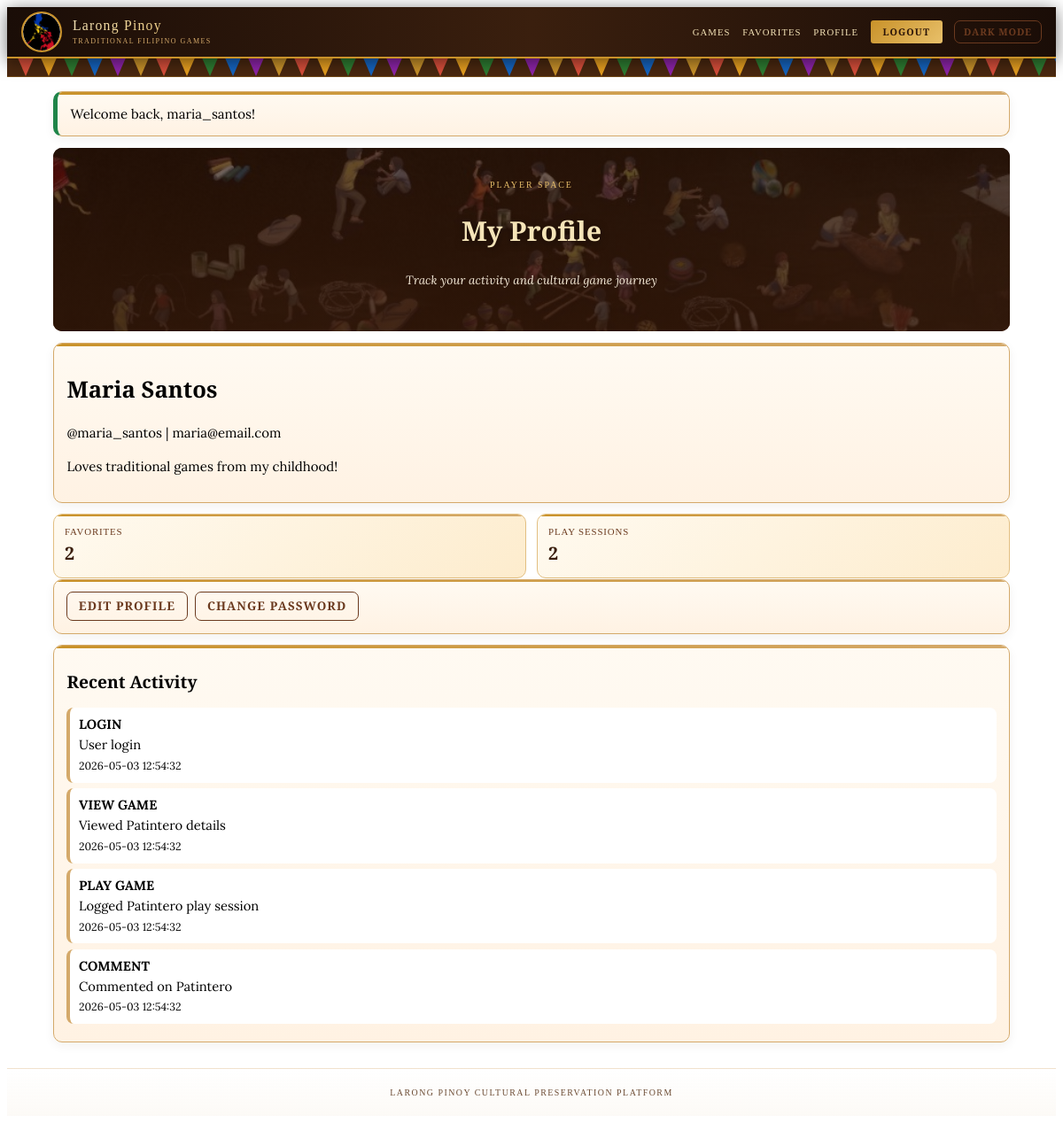
Page /user/profile.php (signed in) on the committed database.
### tables this page shows
CREATE TABLE User_Activity_Log (
    activity_id INT AUTO_INCREMENT PRIMARY KEY,
    user_id INT NOT NULL,
    activity_type ENUM('login', 'view_game', 'play_game', 'comment', 'favorite', 'share') NOT NULL,
    game_id INT,
    details TEXT,
    activity_date TIMESTAMP DEFAULT CURRENT_TIMESTAMP,
    FOREIGN KEY (user_id) REFERENCES User_Account(user_id) ON DELETE CASCADE,
    FOREIGN KEY (game_id) REFERENCES Traditional_Game(game_id)
);

### includes/functions.php (called while the page is built, shortened)
<?php
function h(string $value): string { return htmlspecialchars($value, ENT_QUOTES, 'UTF-8'); }

### user/profile.php (the view, shortened to what this page needs)
<?php
require_once __DIR__ . '/../includes/functions.php';
$user = currentUser();
$stmt = $pdo->prepare('SELECT * FROM vw_User_Profile WHERE user_id=?'); $stmt->execute([$user['user_id']]); $profile = $stmt->fetch();
$activities = $pdo->prepare('SELECT activity_type, details, activity_date FROM User_Activity_Log WHERE user_id=? ORDER BY activity_date DESC LIMIT 6');
$activities->execute([$user['user_id']]);
$recent = $activities->fetchAll();
$pageTitle='My Profile'; include __DIR__ . '/../includes/header.php';
?>
<section class="games-page-header">
  <div class="games-eyebrow">Player Space</div>
  <h1 class="games-title">My Profile</h1>
  <p class="games-sub">Track your activity and cultural game journey</p>
</section>
<section class="panel">
  <h1><?php echo h(($profile['first_name'] ?? '') . ' ' . ($profile['last_name'] ?? '')); ?></h1>
  <p>@<?php echo h($profile['username']); ?> | <?php echo h($profile['email']); ?></p>
  <p><?php echo h($profile['bio'] ?? 'No bio yet.'); ?></p>
</section>
<section class="grid-2">
  <article class="stat-card"><div class="stat-title">Favorites</div><div class="stat-value"><?php echo (int)$profile['favorites_count']; ?></div></article>
  <article class="stat-card"><div class="stat-title">Play Sessions</div><div class="stat-value"><?php echo (int)$profile['total_sessions']; ?></div></article>
</section>
<section class="panel quick-links"><a class="btn btn-outline" href="/larong_pinoy/user/edit_profile.php">Edit Profile</a> <a class="btn btn-outline" href="/larong_pinoy/user/change_password.php">Change Password</a></section>
<section class="panel">
  <h2>Recent Activity</h2>
  <?php foreach ($recent as $item): ?>
    <div class="timeline-item">
      <strong><?php echo h(str_replace('_', ' ', strtoupper($item['activity_type']))); ?></strong>
      <div><?php echo h($item['details'] ?? ''); ?></div>
      <small><?php echo h($item['activity_date']); ?></small>
    </div>
  <?php endforeach; ?>
</section>
<?php include __DIR__ . '/../includes/footer.php'; ?>

### css/common.css (style rules this page uses)
:root { --brown-dark: #2a1408; --brown-mid: #4a2810; --brown-light: #6b4a32; --gold: #c9922a; --gold-light: #e8c06a; --gold-pale: #f5e4b8; --brass: #b08d4a; --tan: #d4a96a; --cream: #fffaf0; --cream-dark: #f3e8d8; --rattan: #7a5c3a; --text-dark: #2a1810; --text-mid: #4a3224; }
body { font-family: 'Lora', serif; font-size: 15px; line-height: 1.55; overflow-x: hidden; }
h1, h2, h3, h4, h5, h6, .stat-title, .btn, .navbar-title { font-family: 'Cinzel', serif; line-height: 1.3; }
h1 { font-size: 1.6rem; }
h2 { font-size: 1.2rem; }
.panel { background: linear-gradient(180deg, #fffaf2, #fff2e3); border: 1px solid #d4a96a; border-radius: 10px; padding: .82rem .9rem; margin-bottom: .8rem; box-shadow: 0 4px 12px rgba(59,31,14,.06); position: relative; overflow: hidden; transition: transform .22s, box-shadow .22s; }
.panel::before { content: ''; position: absolute; top: 0; left: 0; right: 0; height: 2.5px; background: linear-gradient(90deg, var(--gold), var(--tan), var(--gold)); background-size: 200% 100%; animation: shimmer 3.5s linear infinite; }
.grid-2 { display: grid; grid-template-columns: repeat(auto-fit, minmax(240px,1fr)); gap: .75rem; }
.btn { display: inline-block; padding: .45rem .78rem; border: 0; border-radius: 7px; cursor: pointer; text-decoration: none; font-weight: 700; font-size: .84rem; transition: .2s transform, .2s box-shadow; position: relative; overflow: hidden; font-family: 'Cinzel', serif; letter-spacing: .08em; text-transform: uppercase; }
.btn::after { content: ''; position: absolute; inset: 0; background: rgba(255,255,255,.15); transform: translateX(-100%); transition: transform .35s ease; }
.btn-outline { border: 1.5px solid var(--brass); color: var(--brown-dark); background: transparent; }
.stat-card { padding: .75rem; border-radius: 10px; background: linear-gradient(145deg, #fffaf0, #fdeccd); border: 1px solid #e2bf82; position: relative; overflow: hidden; transition: transform .2s; animation: countUp .5s ease both; }
.stat-card::before { content: ''; position: absolute; top: 0; left: 0; right: 0; height: 2.5px; background: linear-gradient(90deg, var(--gold), var(--tan), var(--gold)); background-size: 200% 100%; animation: shimmer 3s linear infinite; }
.stat-title { font-size: .68rem; text-transform: uppercase; letter-spacing: .08em; color: #6b3a1f; font-family: 'Cinzel', serif; }
.stat-value { font-size: 1.25rem; font-weight: 800; color: #3b1f0e; margin-top: .12rem; font-family: 'Cinzel Decorative', serif; }
.quick-links { display: flex; gap: .55rem; flex-wrap: wrap; }
.timeline-item { padding: .5rem .6rem; border-left: 4px solid #d4a96a; background: #fff; border-radius: 0 8px 8px 0; margin: .4rem 0; font-size: .92rem; animation: timelineDrop .4s ease both; transition: border-color .2s, background .2s; }
.games-page-header { position: relative; overflow: hidden; border-radius: 10px; padding: 2.1rem .9rem; text-align: center; margin-bottom: .8rem; background: linear-gradient(180deg, #1a0a04 0%, #3b1f0e 60%, #5a2810 100%); }
.games-page-header::before { content: ''; position: absolute; inset: 0; background: radial-gradient(ellipse at 50% 0%, rgba(201,146,42,.25) 0%, transparent 65%); }
.games-page-header > * { position: relative; z-index: 1; }
.games-eyebrow { font-family: 'Cinzel', serif; font-size: .62rem; letter-spacing: .2em; text-transform: uppercase; color: var(--gold-light); margin-bottom: .32rem; animation: fadeUp .4s ease both; }
.games-title { font-family: 'Cinzel Decorative', serif; font-size: clamp(1.25rem,3vw,1.9rem); color: var(--gold-pale); text-shadow: 0 2px 8px rgba(0,0,0,.5); animation: headerGlow 3s ease-in-out infinite, fadeUp .5s ease .1s both; }
.games-sub { font-size: .85rem; color: rgba(245,232,216,.7); font-style: italic; margin-top: .2rem; animation: fadeUp .5s ease .2s both; }

### rows in the picture
user_activity_log: activity_type "LOGIN", details "User login", activity_date "2026-05-03 12:54:32"
user_activity_log: activity_type "VIEW GAME", details "Viewed Patintero details", activity_date "2026-05-03 12:54:32"
user_activity_log: activity_type "PLAY GAME", details "Logged Patintero play session", activity_date "2026-05-03 12:54:32"
user_activity_log: activity_type "COMMENT", details "Commented on Patintero", activity_date "2026-05-03 12:54:32"

### other values in the picture
$flash['message'] "Welcome back, maria_santos!"
$profile['username'] "maria_santos"
$profile['email'] "maria@email.com"
$profile['bio'] "Loves traditional games from my childhood!"
$profile['favorites_count'] "2"
$profile['total_sessions'] "2"
